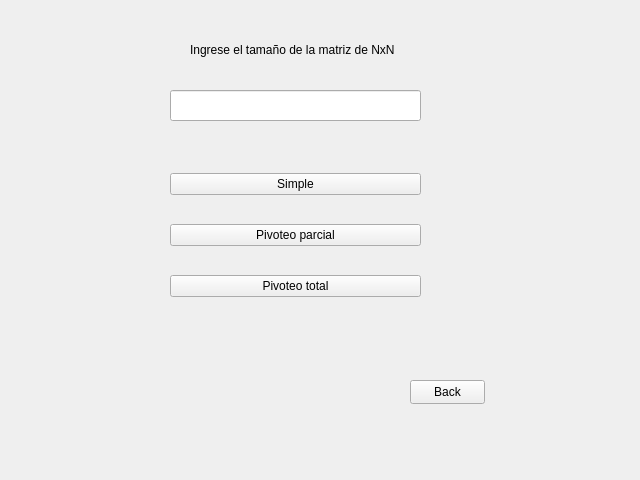
<?xml version="1.0" encoding="UTF-8"?>
<ui version="4.0">
 <class>Menu_Doolittle</class>
 <widget class="QFrame" name="Menu_Doolittle">
  <property name="geometry">
   <rect>
    <x>0</x>
    <y>0</y>
    <width>640</width>
    <height>480</height>
   </rect>
  </property>
  <property name="windowTitle">
   <string>Frame</string>
  </property>
  <widget class="QWidget" name="layoutWidget">
   <property name="geometry">
    <rect>
     <x>170</x>
     <y>150</y>
     <width>251</width>
     <height>171</height>
    </rect>
   </property>
   <layout class="QVBoxLayout" name="verticalLayout">
    <item>
     <widget class="QPushButton" name="simple">
      <property name="text">
       <string>Simple</string>
      </property>
     </widget>
    </item>
    <item>
     <widget class="QPushButton" name="pv_Parcial">
      <property name="text">
       <string>Pivoteo parcial</string>
      </property>
     </widget>
    </item>
    <item>
     <widget class="QPushButton" name="pv_Total">
      <property name="text">
       <string>Pivoteo total</string>
      </property>
     </widget>
    </item>
   </layout>
  </widget>
  <widget class="QPushButton" name="back">
   <property name="geometry">
    <rect>
     <x>410</x>
     <y>380</y>
     <width>75</width>
     <height>24</height>
    </rect>
   </property>
   <property name="text">
    <string>Back</string>
   </property>
  </widget>
  <widget class="QLabel" name="label">
   <property name="geometry">
    <rect>
     <x>190</x>
     <y>40</y>
     <width>261</width>
     <height>20</height>
    </rect>
   </property>
   <property name="text">
    <string>Ingrese el tamaño de la matriz de NxN</string>
   </property>
  </widget>
  <widget class="QLineEdit" name="matriz_N">
   <property name="geometry">
    <rect>
     <x>170</x>
     <y>90</y>
     <width>251</width>
     <height>31</height>
    </rect>
   </property>
   <property name="text">
    <string/>
   </property>
  </widget>
 </widget>
 <resources/>
 <connections/>
</ui>
